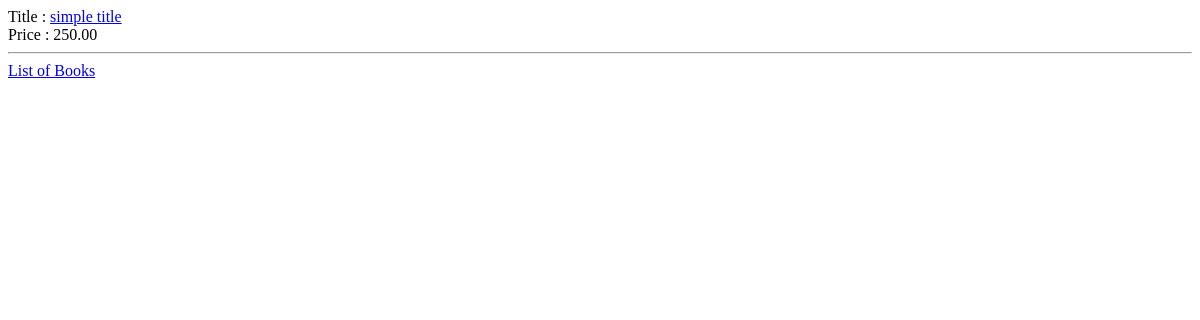
The app's page /shop/, older data.
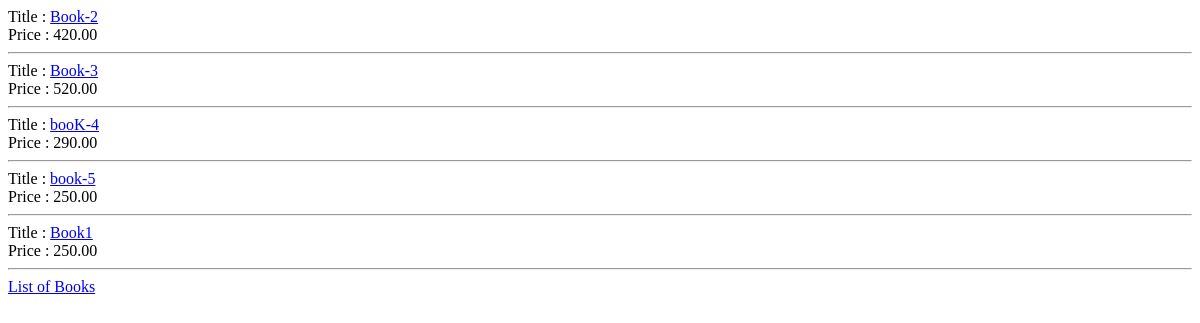
The same page, newer data.
### books/models.py (models this page shows)
class Book(models.Model):
    title = models.CharField(max_length=255)
    authors = models.ManyToManyField(Author, related_name='books')
    publisher = models.ForeignKey(Publisher, on_delete=models.CASCADE, related_name='books')
    publication_date = models.DateField()
    isbn = models.CharField(max_length=13, default="asdf")
    price = models.DecimalField(max_digits=6, decimal_places=2,default=250.00)
    pages = models.IntegerField(default=1000)
    def __str__(self):
        return self.title

### books/views.py (the view)
# urls.py: path('shop/', views.list_view, name='list_view'),
def list_view(request):
    context = {}
    context["details"] = Book.objects.all()
    context["display"] = "none"
    return render(request, 'books/list_view.html',context)

### books/models.py (called while the page is built)
    def __str__(self):
        return self.name

    def __str__(self):
        return f"{self.first_name} {self.last_name}"

### books/templates/books/list_view.html (shortened to what this page needs)
<!DOCTYPE html>
<html lang="en">
<head>
</head>
<body>
    {% for book in details %}
        Title : <a href={{book}}> {{ book.title }} </a><br>
        Price : {{ book.price }}
        <hr>
    {% endfor %}
    <a href="shopping">List of Books</a>
</body>
</html>

Row changes from the older to the newer data that the page shows:
removed Book: title "simple title", price "250.00"
added Book: title "Book-2", price "420.00"
added Book: title "Book-3", price "520.00"
added Book: title "booK-4", price "290.00"
added Book: title "book-5", price "250.00"
added Book: title "Book1", price "250.00"
